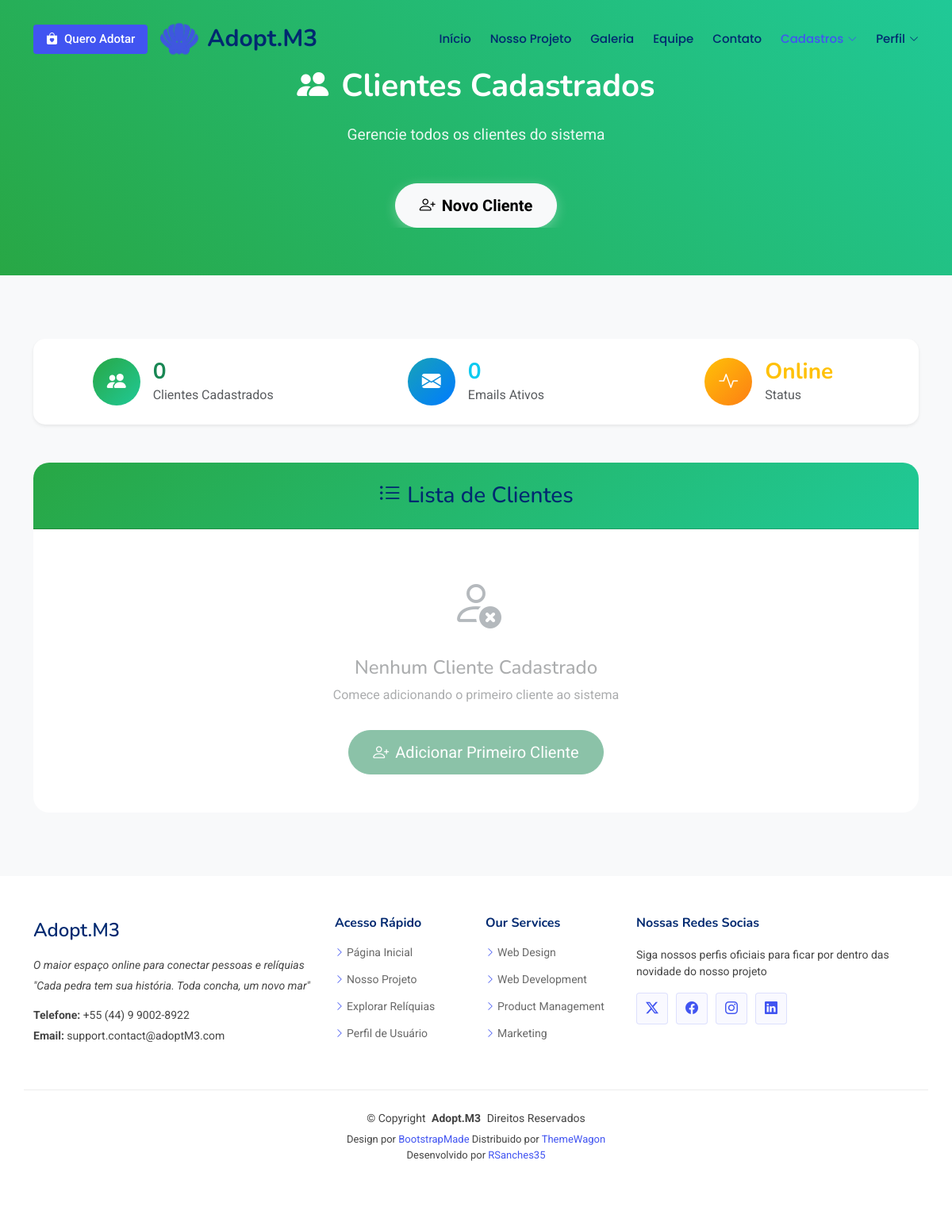
/records/list/client (signed in), run on an earlier commit of the app's database.
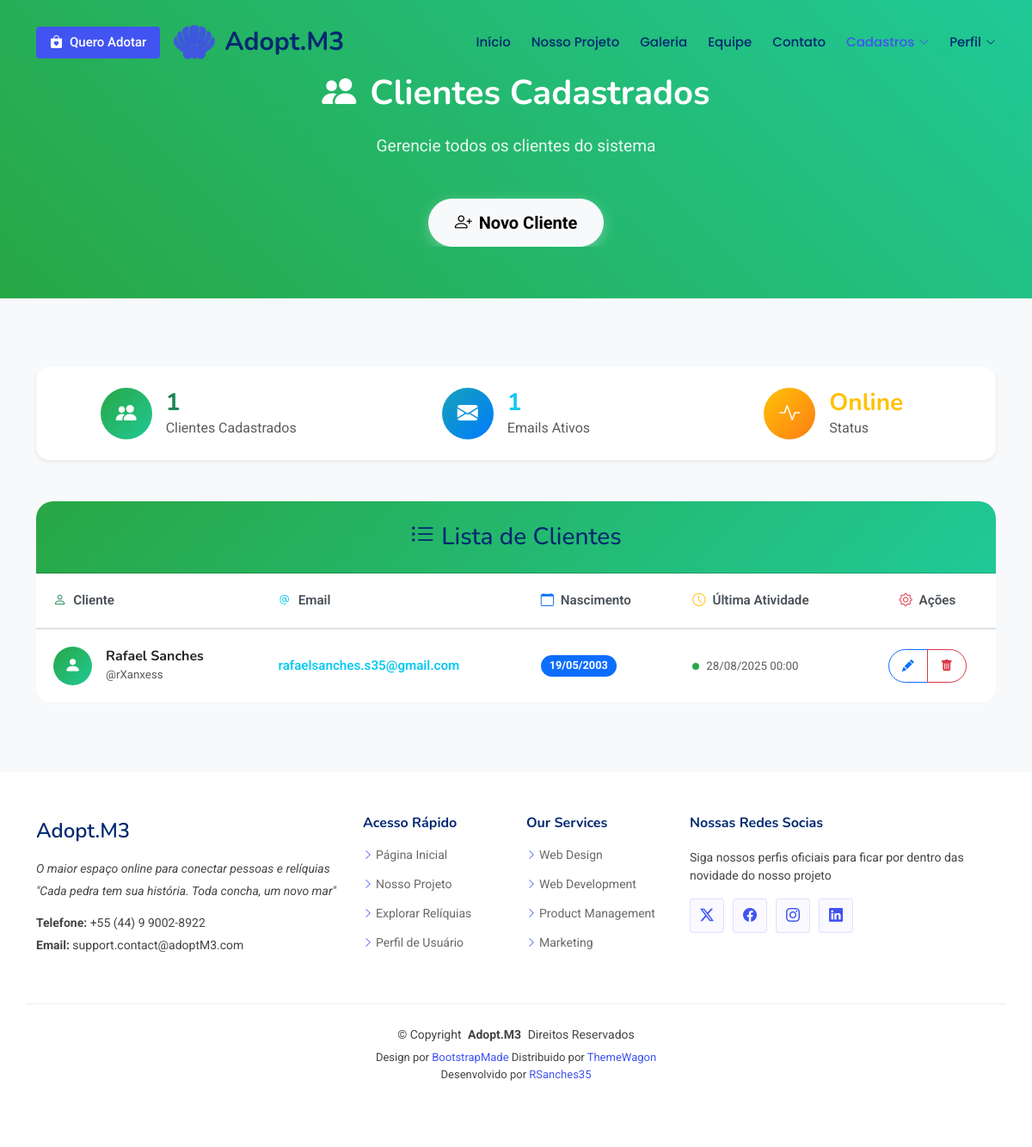
And on a later commit of the database.
### records/models.py (models this page shows, shortened)
class Client(models.Model):
    user = models.OneToOneField(User, on_delete=models.CASCADE, related_name='client_profile', null=True, blank=True)
    name = models.CharField(max_length=150)
    nickname = models.CharField(max_length=50)
    email = models.EmailField()
    birth_date = models.DateField()
    register_date = models.DateTimeField(auto_now_add=True)
    last_activity = models.DateTimeField(auto_now=True)
    address = models.ForeignKey(Address, on_delete=models.PROTECT, null=True, blank=True)
    created_by = models.ForeignKey(User, on_delete=models.CASCADE, related_name='clients', default=1)

### records/views.py (the view)
# urls.py: path('list/client', ClientList.as_view(), name='ClientList'),
class ClientList(LoginRequiredMixin, ListView):
    model = Client
    template_name = 'records/lists/client.html'
    def get_queryset(self):
        return Client.objects.filter(created_by=self.request.user)

### records/templates/records/lists/client.html (shortened to what the changed rows need)
{% extends 'pages/model.html' %}
{% load static %}
{% block MainContent %}
<section class="hero section" style="background: linear-gradient(45deg, #28a745, #20c997); min-height: 40vh; display: flex; align-items: center;">
  <div class="container">
    <div class="row justify-content-center">
      <div class="col-lg-10 text-center" data-aos="fade-up">
        <h1 style="color: white; font-size: 2.5rem; margin-bottom: 20px;">
          <i class="bi bi-people-fill me-3"></i>Clientes Cadastrados
        </h1>
      </div>
    </div>
  </div>
</section>
<section class="about section" style="padding: 80px 0; background: #f8f9fa;">
  <div class="container" data-aos="fade-up">
    <div class="row mb-5">
      <div class="col-lg-12">
        <div class="card border-0 shadow-sm" style="border-radius: 15px; background: white;">
          <div class="card-body text-center py-4">
            <div class="row">
              <div class="col-md-4">
                <div class="d-flex align-items-center justify-content-center">
                  <div class="text-start">
                    <h3 class="mb-0 text-success fw-bold">{{ object_list|length }}</h3>
                    <p class="mb-0 text-muted">Clientes Cadastrados</p>
                  </div>
                </div>
              </div>
              <div class="col-md-4">
                <div class="d-flex align-items-center justify-content-center">
                  <div class="text-start">
                    <h3 class="mb-0 text-info fw-bold">{{ object_list|length }}</h3>
                    <p class="mb-0 text-muted">Emails Ativos</p>
                  </div>
                </div>
              </div>
            </div>
          </div>
        </div>
      </div>
    </div>
    <div class="row">
      <div class="col-lg-12">
        <div class="card border-0" style="border-radius: 20px; overflow: hidden;">
          <div class="card-body p-0">
            {% if object_list %}
            <div class="table-responsive">
              <table class="table table-hover mb-0" style="font-size: 0.95rem;">
                <thead style="background: #f8f9fa; border-bottom: 2px solid #dee2e6;">
                  <tr>
                    <th style="padding: 20px; font-weight: 600; color: #495057; border: none;">
                      <i class="bi bi-person me-2 text-success"></i>Cliente
                    </th>
                    <th style="padding: 20px; font-weight: 600; color: #495057; border: none;">
                      <i class="bi bi-at me-2 text-info"></i>Email
                    </th>
                    <th style="padding: 20px; font-weight: 600; color: #495057; border: none;">
                      <i class="bi bi-calendar me-2 text-primary"></i>Nascimento
                    </th>
                    <th style="padding: 20px; font-weight: 600; color: #495057; border: none;">
                      <i class="bi bi-clock me-2 text-warning"></i>Última Atividade
                    </th>
                    <th style="padding: 20px; font-weight: 600; color: #495057; text-align: center; border: none;">
                      <i class="bi bi-gear me-2 text-danger"></i>Ações
                    </th>
                  </tr>
                </thead>
                <tbody>
                  {% for client in object_list %}
                  <tr style="transition: all 0.3s ease; border-bottom: 1px solid #f1f3f4;">
                    <td style="padding: 20px; vertical-align: middle; border: none;">
                      <div class="d-flex align-items-center">
                        <div class="avatar me-3" style="width: 45px; height: 45px; background: linear-gradient(135deg, #28a745, #20c997); border-radius: 50%; display: flex; align-items: center; justify-content: center;">
                          <i class="bi bi-person-fill" style="color: white; font-size: 1.2rem;"></i>
                        </div>
                        <div>
                          <h6 class="mb-0 fw-bold text-dark">{{ client.name }}</h6>
                          <small class="text-muted">@{{ client.nickname }}</small>
                        </div>
                      </div>
                    </td>
                    <td style="padding: 20px; vertical-align: middle; border: none;">
                      <span class="text-info fw-semibold">{{ client.email }}</span>
                    </td>
                    <td style="padding: 20px; vertical-align: middle; border: none;">
                      <span class="badge bg-primary" style="font-size: 0.8rem; padding: 6px 10px; border-radius: 15px;">
                        {{ client.birth_date|date:"d/m/Y" }}
                      </span>
                    </td>
                    <td style="padding: 20px; vertical-align: middle; border: none;">
                      <div class="d-flex align-items-center">
                        <div class="status-dot me-2" style="width: 8px; height: 8px; background: #28a745; border-radius: 50%;"></div>
                        <small class="text-muted">{{ client.last_activity|date:"d/m/Y H:i" }}</small>
                      </div>
                    </td>
                    <td style="padding: 20px; vertical-align: middle; text-align: center; border: none;">
                      {% if user.is_authenticated %}
                        <div class="btn-group" role="group">
                          <a href="{% url 'records:ClientUpdate' client.pk %}"
                             class="btn btn-sm btn-outline-primary"
                             style="border-radius: 20px 0 0 20px; padding: 8px 15px;"
                             title="Editar">
                            <i class="bi bi-pencil-fill"></i>
                          </a>
                          <a href="{% url 'records:ClientDelete' client.pk %}"
                             class="btn btn-sm btn-outline-danger"
                             style="border-radius: 0 20px 20px 0; padding: 8px 15px;"
                             title="Excluir"
                             onclick="return confirm('Tem certeza que deseja excluir este cliente?')">
                            <i class="bi bi-trash-fill"></i>
                          </a>
                        </div>
                      {% else %}
                        <span class="badge" style="background-color: #e9ecef; color: #6c757d; padding: 8px 15px; border-radius: 20px;">
                          <i class="bi bi-lock me-1"></i>Login necessário
                        </span>
                      {% endif %}
                    </td>
                  </tr>
                  {% endfor %}
                </tbody>
              </table>
            </div>
            {% else %}
            <div class="text-center py-5">
              <div style="opacity: 0.5;">
                <i class="bi bi-person-x" style="font-size: 4rem; color: #6c757d;"></i>
                <h4 class="mt-3 text-muted">Nenhum Cliente Cadastrado</h4>
                <p class="text-muted">Comece adicionando o primeiro cliente ao sistema</p>
                {% if user.is_authenticated %}
                  <a href="{% url 'records:ClientCreate' %}" class="btn btn-success btn-lg mt-3" style="border-radius: 50px; padding: 12px 30px;">
                    <i class="bi bi-person-plus me-2"></i>Adicionar Primeiro Cliente
                  </a>
                {% else %}
                  <span class="btn btn-lg mt-3" style="background-color: #e9ecef; color: #6c757d; border: none; border-radius: 50px; padding: 12px 30px;">
                    <i class="bi bi-lock me-2"></i>Login necessário
                  </span>
                {% endif %}
              </div>
            </div>
            {% endif %}
          </div>
        </div>
      </div>
    </div>
  </div>
</section>
{% endblock %}

What changed in the data, as far as the page shows it:
added Client: name "Rafael Sanches", nickname "rXanxess", email "rafaelsanches.s35@gmail.com", birth_date "19/05/2003", last_activity "28/08/2025 00:00"
Also different on the page:
{{ object_list|length }}: "0" → "1"
text no longer shown: "Nenhum Cliente Cadastrado Comece adicionando o primeiro cliente ao sistema Adicionar Primeiro Cliente"
text now shown: "Cliente Email Nascimento Última Atividade Ações"
